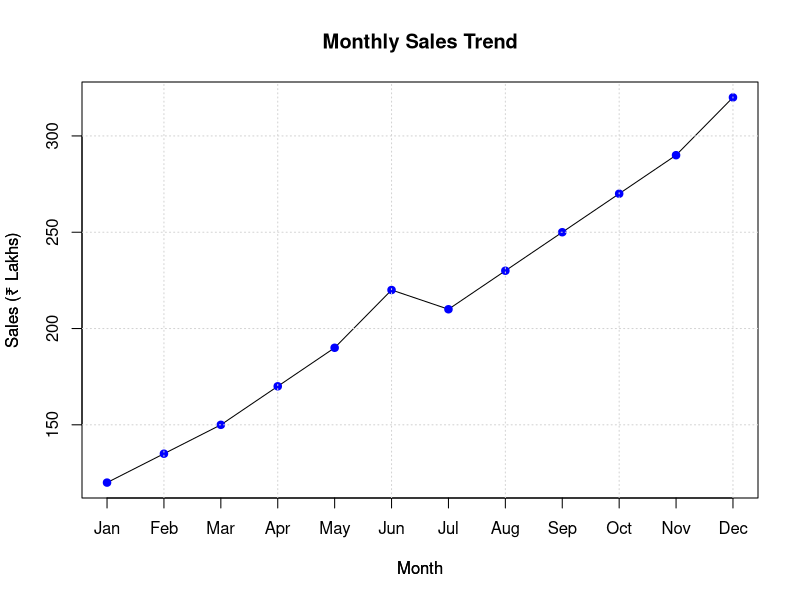

Write R code to recreate this figure.
# Dataset
month <- c("Jan","Feb","Mar","Apr","May","Jun",
           "Jul","Aug","Sep","Oct","Nov","Dec")

sales <- c(120,135,150,170,190,220,210,230,250,270,290,320)

# -----------------------------------
# Q1. Create a Line Chart
# -----------------------------------
plot(sales,
     type = "l",
     xaxt = "n",
     xlab = "Month",
     ylab = "Sales (₹ Lakhs)",
     main = "Monthly Sales Trend")

# -----------------------------------
# Q2. Add Custom Month Names
# -----------------------------------
axis(1, at = 1:12, labels = month)

# -----------------------------------
# Q3. Highlight Data Points
# -----------------------------------
points(sales, pch = 19, col = "blue")

# -----------------------------------
# Q4. Display Grid Lines and
#     Proper Axis Labels
# -----------------------------------
grid()

title(xlab = "Month",
      ylab = "Sales (₹ Lakhs)")

# -----------------------------------
# Q5. Identify Month with
#     Maximum Sales
# -----------------------------------
max_month <- month[which.max(sales)]
max_sales <- max(sales)

cat("Month with Maximum Sales:", max_month, "\n")
cat("Maximum Sales:", max_sales, "Lakhs\n")
